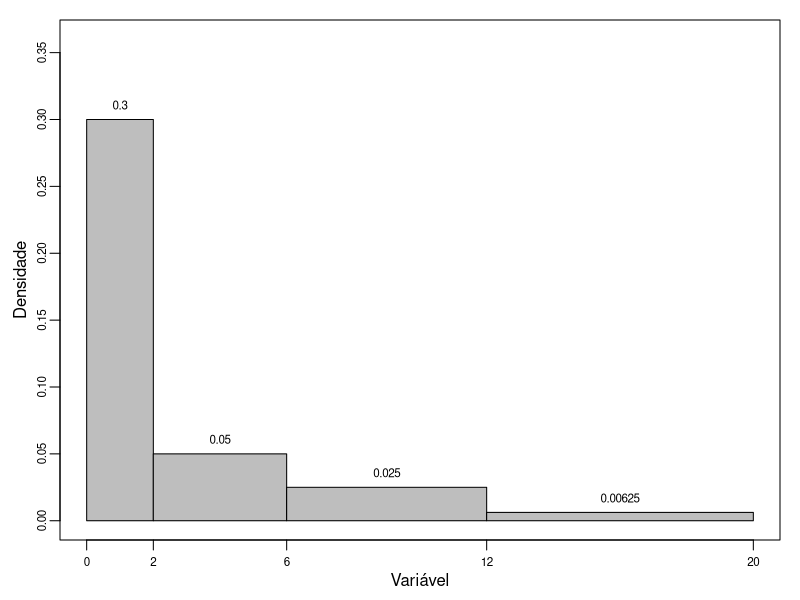

This figure's R source:
## ---- chunk 1
knitr::opts_chunk$set(echo = TRUE)
## ---- chunk 2
n_i <- c(60, 20, 15, 5)
f_i <- n_i/sum(n_i)
brs <- c(0, 2, 6, 12, 20)
d_i <- f_i/diff(brs)
par(mar=c(3,3,1,1), cex.axis=.7, mgp = c(3,.5,0))
plot(0, type='n', xlim=range(brs), ylim=c(0, 1.2*max(d_i)), xlab='', ylab='', main='', xaxt="n")
rect(xleft = brs[-length(brs)], xright = brs[-1], ybottom = 0, ytop = d_i, col = 'gray')
mtext(side = 2, text = 'Densidade', line = 1.5)
mtext(side = 1, text = 'Variável', line = 1.5)
axis(side=1, at=brs, labels = T)
text(x = (brs[-1] + brs[-length(brs)])/2, y = d_i, labels = d_i, pos = 3, cex=.7)
## ---- chunk 3
n <- 20
pr_lotes <- c(.7, .2, .1)
pr_00_lotes <- c(1, (n-1)*(n-2)/(n*(n-1)), (n-2)*(n-3)/(n*(n-1)))
pr_00 <- sum(pr_00_lotes*pr_lotes)
pr_lotes_00 <- pr_00_lotes*pr_lotes/pr_00
pr_10_lotes <- c(0, 2*(1)*(n-1)/(n*(n-1)), 2*(2)*(n-2)/(n*(n-1)))
pr_10 <- sum(pr_10_lotes*pr_lotes)
pr_lotes_10 <- pr_10_lotes*pr_lotes/pr_10
## ---- chunk 4
nn <- 4
pp <- 0.6
